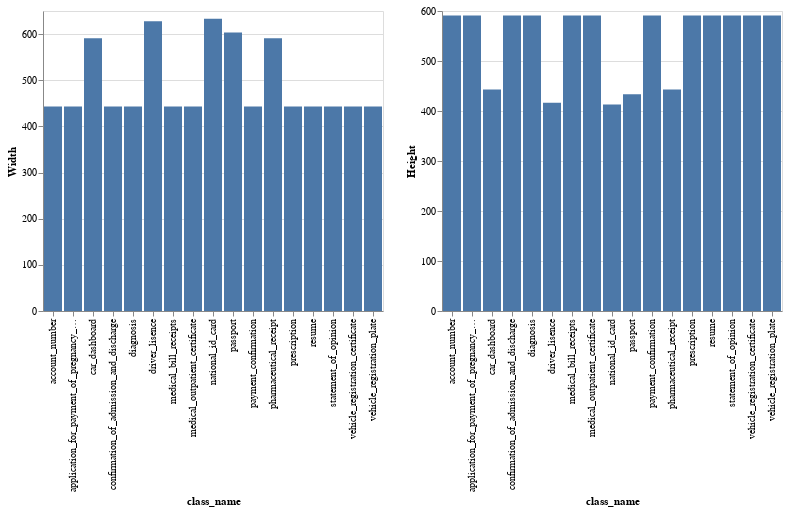

Notebook code cell kept with this figure:
### Code cell
dimension = all_df.filter(pl.col('Dataset') == 'Train').group_by('class_name')

wid = dimension.agg(pl.col(['Width','Height']).median()).plot.bar(
    x='class_name',
    y='Width'
)

hig = dimension.agg(pl.col(['Width','Height']).median()).plot.bar(
    x='class_name',
    y='Height'
)

wid | hig

### Figure 1 — Vega-Lite specification as saved in the notebook (floating-point values rounded to 4 significant figures)
{"config": {"view": {"continuousWidth": 300, "continuousHeight": 300}}, "hconcat": [{"data": {"name": "data-91f2552511a6b0a7fa069318cc857b1e"}, "mark": {"type": "bar", "tooltip": true}, "encoding": {"x": {"field": "class_name", "type": "nominal"}, "y": {"field": "Width", "type": "quantitative"}}, "name": "view_5"}, {"data": {"name": "data-a1d2461b24e6f965c40d30f8f89a3554"}, "mark": {"type": "bar", "tooltip": true}, "encoding": {"x": {"field": "class_name", "type": "nominal"}, "y": {"field": "Height", "type": "quantitative"}}, "name": "view_6"}], "params": [{"name": "param_14", "select": {"type": "interval", "encodings": ["x", "y"]}, "bind": "scales", "views": ["view_5"]}, {"name": "param_15", "select": {"type": "interval", "encodings": ["x", "y"]}, "bind": "scales", "views": ["view_6"]}], "$schema": "https://vega.github.io/schema/vega-lite/v5.20.1.json", "datasets": {"data-91f2552511a6b0a7fa069318cc857b1e": [{"class_name": "pharmaceutical_receipt", "Width": 591.0, "Height": 443.0}, {"class_name": "medical_bill_receipts", "Width": 443.0, "Height": 591.0}, {"class_name": "confirmation_of_admission_and_discharge", "Width": 443.0, "Height": 591.0}, {"class_name": "passport", "Width": 603.5, "Height": 433.5}, {"class_name": "car_dashboard", "Width": 591.0, "Height": 443.0}, {"class_name": "vehicle_registration_plate", "Width": 443.0, "Height": 591.0}, {"class_name": "diagnosis", "Width": 443.0, "Height": 591.0}, {"class_name": "application_for_payment_of_pregnancy_medical_expenses", "Width": 443.0, "Height": 591.0}, {"class_name": "national_id_card", "Width": 633.0, "Height": 413.0}, {"class_name": "statement_of_opinion", "Width": 443.0, "Height": 591.0}, {"class_name": "account_number", "Width": 443.0, "Height": 591.0}, {"class_name": "payment_confirmation", "Width": 443.0, "Height": 591.0}, {"class_name": "resume", "Width": 443.0, "Height": 591.0}, {"class_name": "medical_outpatient_certificate", "Width": 443.0, "Height": 591.0}, {"class_name": "vehicle_registration_certificate", "Width": 443.0, "Height": 591.0}, {"class_name": "prescription", "Width": 443.0, "Height": 591.0}, {"class_name": "driver_lisence", "Width": 628.0, "Height": 416.5}], "data-a1d2461b24e6f965c40d30f8f89a3554": [{"class_name": "national_id_card", "Width": 633.0, "Height": 413.0}, {"class_name": "confirmation_of_admission_and_discharge", "Width": 443.0, "Height": 591.0}, {"class_name": "medical_bill_receipts", "Width": 443.0, "Height": 591.0}, {"class_name": "application_for_payment_of_pregnancy_medical_expenses", "Width": 443.0, "Height": 591.0}, {"class_name": "diagnosis", "Width": 443.0, "Height": 591.0}, {"class_name": "medical_outpatient_certificate", "Width": 443.0, "Height": 591.0}, {"class_name": "account_number", "Width": 443.0, "Height": 591.0}, {"class_name": "vehicle_registration_plate", "Width": 443.0, "Height": 591.0}, {"class_name": "pharmaceutical_receipt", "Width": 591.0, "Height": 443.0}, {"class_name": "driver_lisence", "Width": 628.0, "Height": 416.5}, {"class_name": "passport", "Width": 603.5, "Height": 433.5}, {"class_name": "car_dashboard", "Width": 591.0, "Height": 443.0}, {"class_name": "vehicle_registration_certificate", "Width": 443.0, "Height": 591.0}, {"class_name": "statement_of_opinion", "Width": 443.0, "Height": 591.0}, {"class_name": "payment_confirmation", "Width": 443.0, "Height": 591.0}, {"class_name": "prescription", "Width": 443.0, "Height": 591.0}, {"class_name": "resume", "Width": 443.0, "Height": 591.0}]}}
